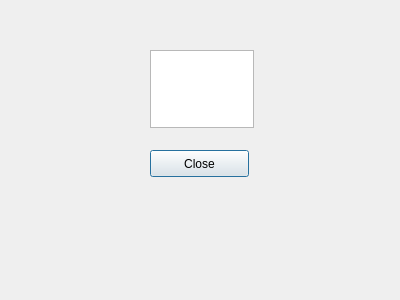
<?xml version="1.0" encoding="UTF-8"?>
<ui version="4.0">
 <class>MyDialog</class>
 <widget class="QDialog" name="MyDialog">
  <property name="geometry">
   <rect>
    <x>0</x>
    <y>0</y>
    <width>400</width>
    <height>300</height>
   </rect>
  </property>
  <property name="windowTitle">
   <string>Dialog</string>
  </property>
  <widget class="QPlainTextEdit" name="plainTextEdit">
   <property name="geometry">
    <rect>
     <x>150</x>
     <y>50</y>
     <width>104</width>
     <height>78</height>
    </rect>
   </property>
  </widget>
  <widget class="QPushButton" name="pushButton">
   <property name="geometry">
    <rect>
     <x>150</x>
     <y>150</y>
     <width>99</width>
     <height>27</height>
    </rect>
   </property>
   <property name="text">
    <string>Close</string>
   </property>
  </widget>
 </widget>
 <resources/>
 <connections>
  <connection>
   <sender>pushButton</sender>
   <signal>clicked()</signal>
   <receiver>MyDialog</receiver>
   <slot>reject()</slot>
   <hints>
    <hint type="sourcelabel">
     <x>242</x>
     <y>165</y>
    </hint>
    <hint type="destinationlabel">
     <x>276</x>
     <y>195</y>
    </hint>
   </hints>
  </connection>
 </connections>
</ui>
